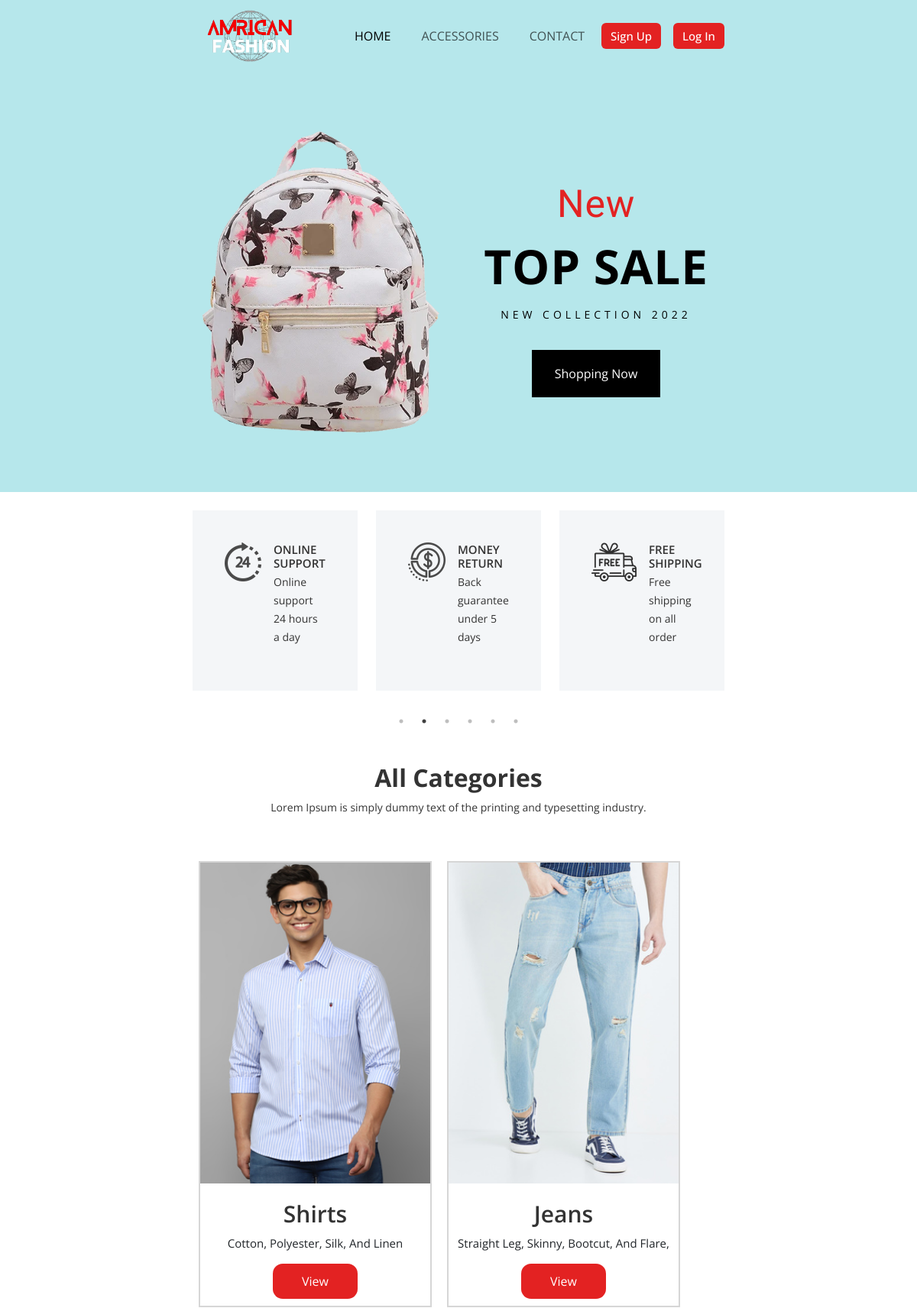
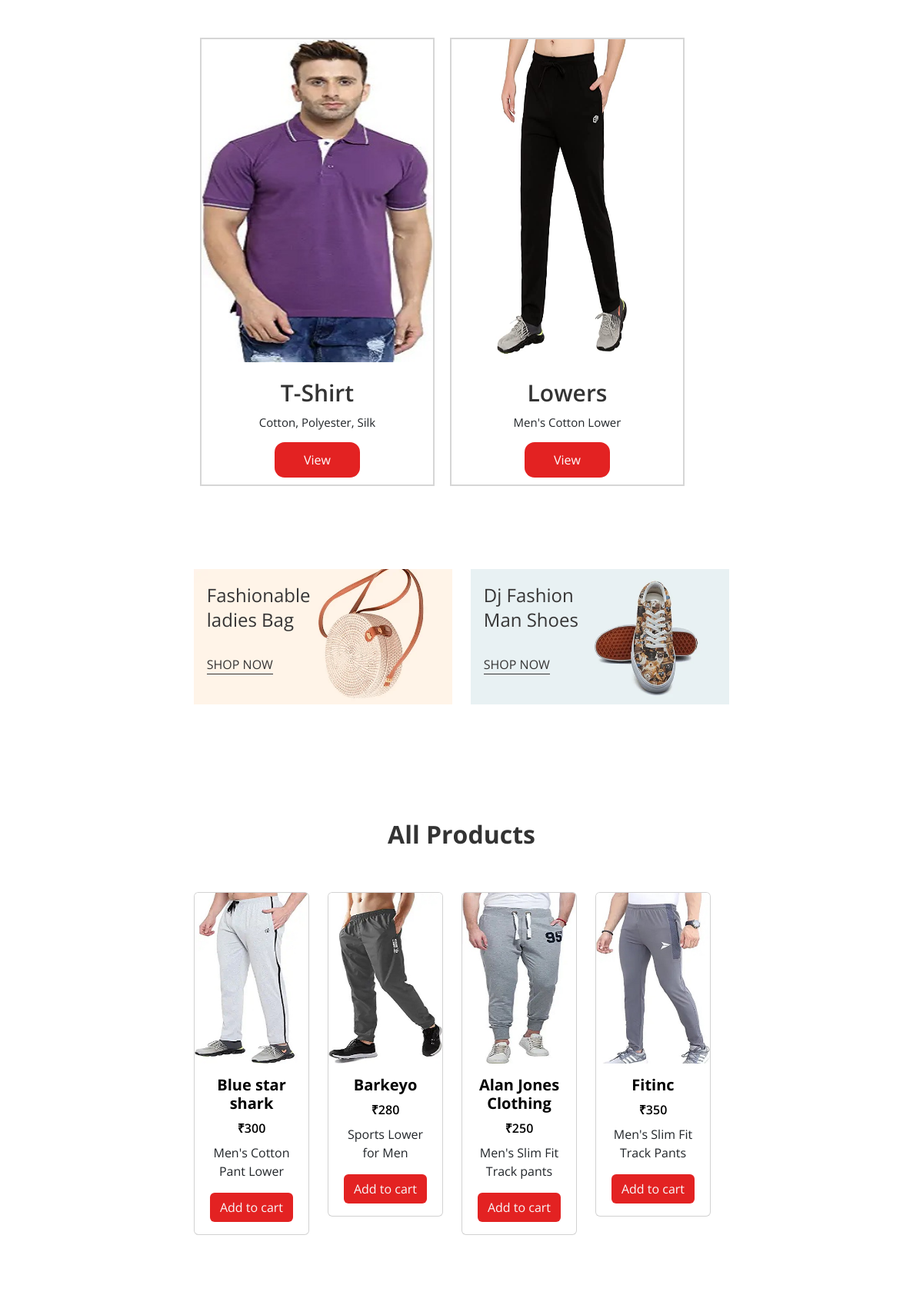
The page /home (upper part) on the database its author committed (2 pictures, top to bottom).
### catalog_settings/models.py (models this page shows, shortened)
class Category(models.Model):
    name = models.CharField(max_length=255)
    url = models.CharField(max_length=255)
    pic=models.ImageField(upload_to='catalog/')
    description = models.TextField()

class products(models.Model):
    name=models.CharField(max_length=200)
    catid=models.ForeignKey(Category,on_delete=models.CASCADE,related_name="categoryname")
    pic1=models.ImageField(upload_to='catalog/')
    pic2=models.ImageField(upload_to='catalog/')
    pic3=models.ImageField(upload_to='catalog/')
    pic4=models.ImageField(upload_to='catalog/')
    mrp=models.IntegerField()
    sellingprice=models.IntegerField()
    description=models.CharField(max_length=800)
    specification=models.CharField(max_length=600,default='')
    tag=models.CharField(max_length=200,choices=PRODUCT_TAG)
    available=models.CharField(max_length=200,choices=AVAILABILITY)
    class Meta:
        db_table='products'

### users/views.py (the view)
# urls.py: 2. Add a URL to urlpatterns:  path('', views.home, name='home')
def home(request):
	categories = Category.objects.all()
	prd=products.objects.all()
	cart_product_form= CartAddProductForm()
	return render(request,"after_home.html",{"title":"Home page",'categories':categories,'prd':prd})

### template/after_home.html (shortened to what this page needs)
{% extends "main.html" %}
{% block content %}
{% load static %}
<section class="single-silder" style="background-color: #B6E7EB;">
    <div class="container">
        <div class="row mian-silder">
            <div class="col-xl-6 col-md-6 single-silder-image">
                <div class="silder-image">
                    <img src="{% static '/images/slider-hm2-1.webp' %}" alt="">
                </div>
            </div>
            <div class="col-xl-6 col-md-6 single-silder-content">
                <div class="silder-content">
                    <h4>New</h4>
                    <h2>top sale</h2>
                    <h6>new collection 2022</h6>
                    <div class="slider-btn">
                        <a class="animated" href="{% url 'shop' %}">shopping now</a>
                    </div>
                </div>
            </div>
        </div>
    </div>
</section>
<div class="feature-area pt-4 ">
    <div class="container">
        <div class="row justify-content-between" id="rotate">
            <div class="col-md-4 col-lg-4 block">
                <div class="feature-wrap">
                    <div class="feature-image me-3">
                        <img src="{% static '/images/feature-2.webp' %}" alt="">
                    </div>
                    <div class="feature-content">
                        <h5>ONLINE SUPPORT</h5>
                        <p>Online support 24 hours a day</p>
                    </div>
                </div>
            </div>
            <div class="col-md-4 col-lg-4 block">
                <div class="feature-wrap">
                    <div class="feature-image me-3">
                        <img src="{% static '/images/feature-3.webp' %}" alt="">
                    </div>
                    <div class="feature-content">
                        <h5>MONEY RETURN</h5>
                        <p>Back guarantee under 5 days</p>
                    </div>
                </div>
            </div>
            <div class="col-md-4 col-lg-4 block">
                <div class="feature-wrap">
                    <div class="feature-image me-3">
                        <img src="{% static '/images/feature-1.webp' %}" alt="">
                    </div>
                    <div class="feature-content">
                        <h5>FREE SHIPPING</h5>
                        <p>Free shipping on all order</p>
                    </div>
                </div>
            </div>
        </div>
    </div>
</div>
<section class="product-area">
    <div class="container">
        <div class="section-title text-center">
            <h2 class="text-capitalize fw-bold">all categories</h2>
            <p>Lorem Ipsum is simply dummy text of the printing and typesetting industry.</p>
        </div>
        <div class="row" id="rotate">
            <div class="tab-content">
                <div class="products-items d-inline-flex p-2">
                    {% for category in categories %}
                    {% if forloop.counter <= 4 %}
                        <div class="col-xl-3 col-lg-2 col-md-4 col-sm-6 col-12">
                            <div class="products-wrap">
                                <div class="products-image">
                                    <a href="#">
                                        <img src="/media/{{category.pic}}" alt="">
                                    </a>
                                </div>
                                <div class="products-content products-content-padding text-center">
                                    <h4><a href="#">{{category.name}}</a></h4>
                                    <div class="product-rating">
                                        {{category.description}}
                                    </div>
                                    <div class="product-prize">
                                        <a href="{% url 'catalog' url=category.url %}">View</a>
                                    </div>
                                </div>
                            </div>
                        </div>
                        {% endif %}
                        {% endfor %}
                </div>
            </div>
        </div>
    </div>
</section>
<section class="banner-2">
    <div class="container">
        <div class="row">
            <div class="col-lg-6 col-md-6">
                <div class="banner">
                    <div class="banner-wrap">
                        <a href="#">
                            <img src="{% static '/images/banner_1.webp' %}" alt="">
                        </a>
                        <div class="content">
                            <h3>Fashionable<br> ladies Bag</h3>
                            <a href="#">shop now</a>
                        </div>
                    </div>
                </div>
            </div>
            <div class="col-lg-6 col-md-6">
                <div class="banner">
                    <div class="banner-wrap">
                        <a href="#">
                            <img src="{% static '/images/banner_2.webp' %}" alt="">
                        </a>
                        <div class="content">
                            <h3>Dj Fashion<br> Man Shoes</h3>
                            <a href="#">shop now</a>
                        </div>
                    </div>
                </div>
            </div>
        </div>
</section>
<section class="hot-product">
    <div class="container">
        <div class="row">
            <div class="col-md-12">
                <div class="section-title text-center">
                    <h2 class="text-capitalize fw-bold">all products</h2>
                </div>
            </div>
            <div class="row product-list g-4">
                {% for shopping in prd %}
                {% if forloop.counter <= 4 %} <div class="col-md-3 col-lg-3">
                <div class="card">
                    <img src="/media/{{ shopping.pic2 }}" class="card-img-top" alt="...">
                    <div class="card-body">
                        <h5 class="card-title">{{shopping.name}}</h5>
                        <p class="card-text ">₹{{shopping.mrp}}</p>
                        <p class="product-bio">{{ shopping.description }}</p>
                        <form action="/cart/add/{{shopping.id}}" method="post">
                            <input type="submit" value="Add to cart" class="btn text-light bg-success" id="b1"><br>
                        </form>
                    </div>
                </div>
            </div>
            {% endif %}
            {% endfor%}
        </div>
    </div>
</section>
{% endblock %}

### rows shown on the page
Category: pic (picture), name "Shirts", description "Cotton, Polyester, Silk, And Linen"
Category: pic (picture), name "Jeans", description "Straight Leg, Skinny, Bootcut, And Flare,"
Category: pic (picture), name "T-Shirt", description "Cotton, Polyester, Silk"
Category: pic (picture), name "Lowers", description "Men's Cotton Lower"
products: pic2 (picture), name "Blue star shark", mrp "300", description "Men's Cotton Pant Lower"
products: pic2 (picture), name "Barkeyo", mrp "280", description "Sports Lower for Men"
products: pic2 (picture), name "Alan Jones Clothing", mrp "250", description "Men's Slim Fit Track pants"
products: pic2 (picture), name "Fitinc", mrp "350", description "Men's Slim Fit Track Pants"
